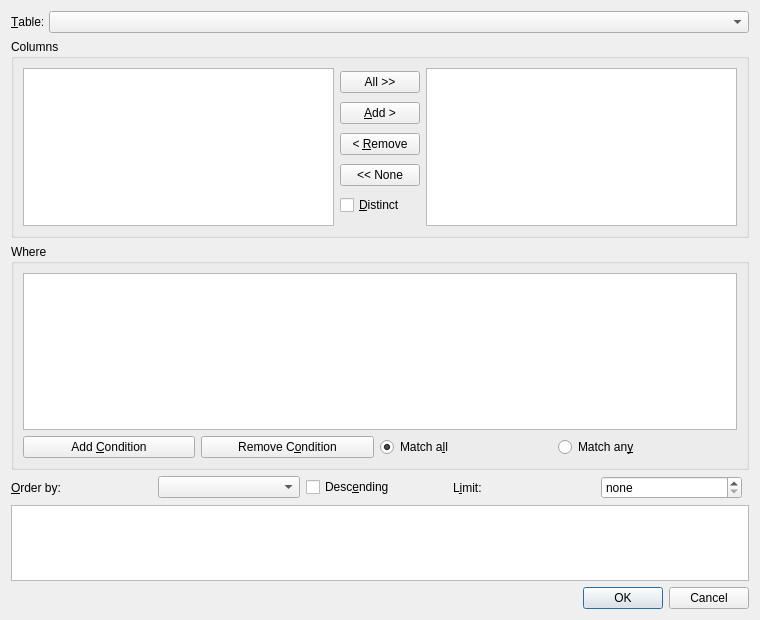
<?xml version="1.0" encoding="UTF-8"?>
<ui version="4.0">
 <class>QueryBuilderDialog</class>
 <widget class="QDialog" name="QueryBuilderDialog">
  <property name="geometry">
   <rect>
    <x>0</x>
    <y>0</y>
    <width>760</width>
    <height>620</height>
   </rect>
  </property>
  <property name="windowTitle">
   <string>Build Query</string>
  </property>
  <layout class="QVBoxLayout" name="layout">
   <item>
    <layout class="QFormLayout" name="form">
     <item row="0" column="0">
      <widget class="QLabel" name="tableLabel">
       <property name="text">
        <string>&amp;Table:</string>
       </property>
       <property name="buddy">
        <cstring>table</cstring>
       </property>
      </widget>
     </item>
     <item row="0" column="1">
      <widget class="QComboBox" name="table"/>
     </item>
    </layout>
   </item>
   <item>
    <widget class="QGroupBox" name="columnsBox">
     <property name="title">
      <string>Columns</string>
     </property>
     <layout class="QHBoxLayout" name="columnsLayout">
      <item>
       <widget class="QListWidget" name="available">
        <property name="selectionMode">
         <enum>QAbstractItemView::SelectionMode::ExtendedSelection</enum>
        </property>
       </widget>
      </item>
      <item>
       <layout class="QVBoxLayout" name="moveLayout">
        <item>
         <widget class="QPushButton" name="addAll">
          <property name="text">
           <string>All &gt;&gt;</string>
          </property>
          <property name="autoDefault">
           <bool>false</bool>
          </property>
         </widget>
        </item>
        <item>
         <widget class="QPushButton" name="add">
          <property name="text">
           <string>&amp;Add &gt;</string>
          </property>
          <property name="autoDefault">
           <bool>false</bool>
          </property>
         </widget>
        </item>
        <item>
         <widget class="QPushButton" name="remove">
          <property name="text">
           <string>&lt; &amp;Remove</string>
          </property>
          <property name="autoDefault">
           <bool>false</bool>
          </property>
         </widget>
        </item>
        <item>
         <widget class="QPushButton" name="removeAll">
          <property name="text">
           <string>&lt;&lt; None</string>
          </property>
          <property name="autoDefault">
           <bool>false</bool>
          </property>
         </widget>
        </item>
        <item>
         <widget class="QCheckBox" name="distinct">
          <property name="text">
           <string>&amp;Distinct</string>
          </property>
         </widget>
        </item>
        <item>
         <spacer name="moveSpacer">
          <property name="orientation">
           <enum>Qt::Orientation::Vertical</enum>
          </property>
         </spacer>
        </item>
       </layout>
      </item>
      <item>
       <widget class="QListWidget" name="selected">
        <property name="toolTip">
         <string>None selected: every column</string>
        </property>
        <property name="selectionMode">
         <enum>QAbstractItemView::SelectionMode::ExtendedSelection</enum>
        </property>
       </widget>
      </item>
     </layout>
    </widget>
   </item>
   <item>
    <widget class="QGroupBox" name="termsBox">
     <property name="title">
      <string>Where</string>
     </property>
     <layout class="QVBoxLayout" name="termsLayout">
      <item>
       <widget class="QTableWidget" name="terms">
        <attribute name="verticalHeaderVisible">
         <bool>false</bool>
        </attribute>
       </widget>
      </item>
      <item>
       <layout class="QHBoxLayout" name="termButtons">
        <item>
         <widget class="QPushButton" name="addTerm">
          <property name="text">
           <string>Add &amp;Condition</string>
          </property>
          <property name="autoDefault">
           <bool>false</bool>
          </property>
         </widget>
        </item>
        <item>
         <widget class="QPushButton" name="removeTerm">
          <property name="text">
           <string>Remove C&amp;ondition</string>
          </property>
          <property name="autoDefault">
           <bool>false</bool>
          </property>
         </widget>
        </item>
        <item>
         <widget class="QRadioButton" name="matchAll">
          <property name="text">
           <string>Match a&amp;ll</string>
          </property>
          <property name="checked">
           <bool>true</bool>
          </property>
         </widget>
        </item>
        <item>
         <widget class="QRadioButton" name="matchAny">
          <property name="text">
           <string>Match an&amp;y</string>
          </property>
         </widget>
        </item>
        <item>
         <spacer name="termSpacer">
          <property name="orientation">
           <enum>Qt::Orientation::Horizontal</enum>
          </property>
         </spacer>
        </item>
       </layout>
      </item>
     </layout>
    </widget>
   </item>
   <item>
    <layout class="QHBoxLayout" name="orderLayout">
     <item>
      <widget class="QLabel" name="orderLabel">
       <property name="text">
        <string>&amp;Order by:</string>
       </property>
       <property name="buddy">
        <cstring>order</cstring>
       </property>
      </widget>
     </item>
     <item>
      <widget class="QComboBox" name="order"/>
     </item>
     <item>
      <widget class="QCheckBox" name="descending">
       <property name="text">
        <string>Desc&amp;ending</string>
       </property>
      </widget>
     </item>
     <item>
      <widget class="QLabel" name="limitLabel">
       <property name="text">
        <string>L&amp;imit:</string>
       </property>
       <property name="buddy">
        <cstring>limit</cstring>
       </property>
      </widget>
     </item>
     <item>
      <widget class="QSpinBox" name="limit">
       <property name="specialValueText">
        <string>none</string>
       </property>
       <property name="maximum">
        <number>100000000</number>
       </property>
      </widget>
     </item>
     <item>
      <spacer name="orderSpacer">
       <property name="orientation">
        <enum>Qt::Orientation::Horizontal</enum>
       </property>
      </spacer>
     </item>
    </layout>
   </item>
   <item>
    <widget class="QPlainTextEdit" name="sql">
     <property name="maximumSize">
      <size>
       <width>16777215</width>
       <height>110</height>
      </size>
     </property>
     <property name="readOnly">
      <bool>true</bool>
     </property>
    </widget>
   </item>
   <item>
    <widget class="QDialogButtonBox" name="buttons">
     <property name="standardButtons">
      <set>QDialogButtonBox::StandardButton::Cancel|QDialogButtonBox::StandardButton::Ok</set>
     </property>
    </widget>
   </item>
  </layout>
 </widget>
 <resources/>
 <connections/>
</ui>
